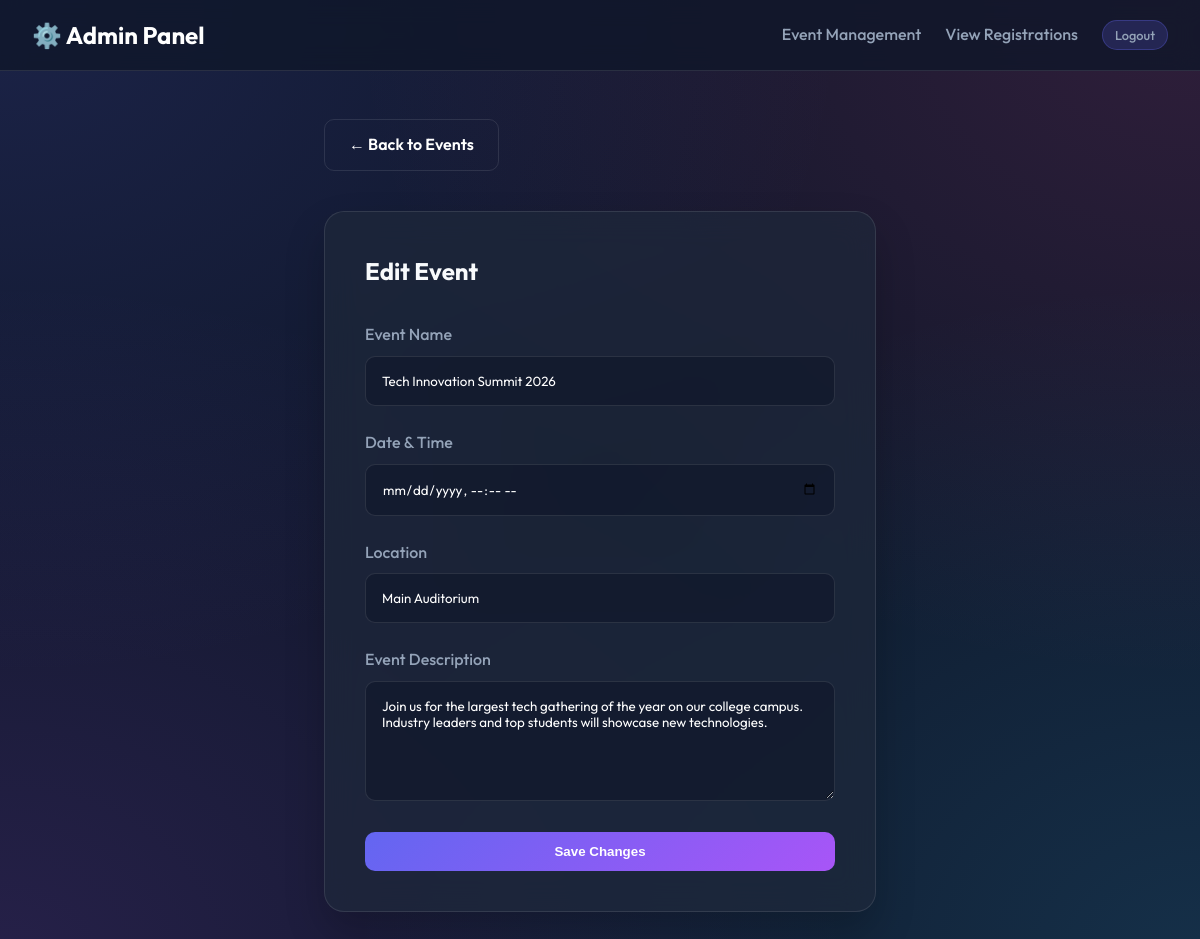
Screenshot of /admin/events/edit/1 (signed in) with the database file from the repository.
### app.py (models this page shows)
class Event(db.Model):
    id = db.Column(db.Integer, primary_key=True)
    name = db.Column(db.String(100), nullable=False)
    description = db.Column(db.Text, nullable=False)
    date = db.Column(db.String(50), nullable=False)
    location = db.Column(db.String(100), nullable=False)
    registrations = db.relationship('Registration', backref='event', lazy=True, cascade="all, delete-orphan")

### app.py (the view, shortened to what this page needs)
@app.route('/admin/events/edit/<int:event_id>', methods=['GET', 'POST'])
@login_required
def admin_events_edit(event_id):
    event = Event.query.get_or_404(event_id)
    return render_template('admin_event_form.html', event=event)

### app.py (called while the page is built)
def login_required(f):
    @wraps(f)
    def decorated_function(*args, **kwargs):
        if not session.get('logged_in'):
            return redirect(url_for('admin_login'))
        return f(*args, **kwargs)
    return decorated_function

### templates/admin_event_form.html (shortened to what this page needs)
<!DOCTYPE html>
<html lang="en">
<head>
  <link rel="stylesheet" href="{{ url_for('static', filename='style.css') }}">
</head>
<body>
  <nav class="navbar">
    <a href="/admin/events" class="nav-brand">⚙️ Admin Panel</a>
    <div class="nav-links">
      <a href="/admin/events">Event Management</a>
      <a href="/admin/registrations">View Registrations</a>
      <a href="/admin/logout" class="badge">Logout</a>
    </div>
  </nav>
  <div class="container narrow">
    <a href="/admin/events" class="btn btn-secondary" style="margin-bottom: 2rem; display: inline-block;">← Back to Events</a>
    <div class="form-panel">
      <h2 style="margin-bottom: 2rem;">{% if event %}Edit Event{% else %}Create New Event{% endif %}</h2>
      <form action="{% if event %}{{ url_for('admin_events_edit', event_id=event.id) }}{% else %}{{ url_for('admin_events_new') }}{% endif %}" method="POST">
        <div class="form-group">
          <label for="name">Event Name</label>
          <input type="text" id="name" name="name" class="form-control" value="{{ event.name if event else '' }}" required placeholder="e.g. CodeFest 2026">
        </div>
        <div class="form-group">
          <label for="date">Date & Time</label>
          <input type="datetime-local" id="date" name="date" class="form-control" value="{{ event.date if event else '' }}" required>
        </div>
        <div class="form-group">
          <label for="location">Location</label>
          <input type="text" id="location" name="location" class="form-control" value="{{ event.location if event else '' }}" required placeholder="e.g. Main Auditorium">
        </div>
        <div class="form-group">
          <label for="description">Event Description</label>
          <textarea id="description" name="description" class="form-control" required placeholder="Describe what the event is about...">{{ event.description if event else '' }}</textarea>
        </div>
        <button type="submit" class="btn" style="width: 100%;">{% if event %}Save Changes{% else %}Create Event{% endif %}</button>
      </form>
    </div>
  </div>
</body>
</html>

### static/style.css (style rules this page uses)
:root { --primary: #6366f1; --primary-hover: #4f46e5; --bg-color: #0f172a; --panel-bg: rgba(30, 41, 59, 0.7); --text-main: #f8fafc; --text-muted: #94a3b8; --border-color: rgba(255, 255, 255, 0.1); --danger: #ef4444; --success: #10b981; }
* { margin: 0; padding: 0; box-sizing: border-box; }
body { font-family: 'Outfit', sans-serif; background-color: var(--bg-color); background-image: radial-gradient(at 0% 0%, rgba(99, 102, 241, 0.15) 0px, transparent 50%), radial-gradient(at 100% 0%, rgba(236, 72, 153, 0.15) 0px, transparent 50%), radial-gradient(at 100% 100%, rgba(56, 189, 248, 0.15) 0px, transparent 50%), radial-gradient(at 0% 100%, rgba(168, 85, 247, 0.15) 0px, transparent 50%); background-attachment: fixed; color: var(--text-main); line-height: 1.6; min-height: 100vh; }
.navbar { backdrop-filter: blur(12px); background-color: rgba(15, 23, 42, 0.8); border-bottom: 1px solid var(--border-color); padding: 1rem 2rem; display: flex; justify-content: space-between; align-items: center; position: sticky; top: 0; z-index: 100; }
.nav-brand { font-size: 1.5rem; font-weight: 700; color: #fff; text-decoration: none; display: flex; align-items: center; gap: 0.5rem; }
.nav-links { display: flex; gap: 1.5rem; align-items: center; }
.nav-links a { color: var(--text-muted); text-decoration: none; font-weight: 500; transition: color 0.3s ease; }
.container { max-width: 1200px; margin: 3rem auto; padding: 0 1.5rem; }
.container.narrow { max-width: 600px; }
.btn { display: inline-block; background: linear-gradient(135deg, var(--primary), #a855f7); color: #fff; padding: 0.75rem 1.5rem; border-radius: 10px; text-decoration: none; font-weight: 600; border: none; cursor: pointer; transition: all 0.3s ease; text-align: center; position: relative; overflow: hidden; }
.btn-secondary { background: transparent; border: 1px solid var(--border-color); color: #fff; }
.form-panel { background: var(--panel-bg); backdrop-filter: blur(16px); border: 1px solid var(--border-color); border-radius: 20px; padding: 2.5rem; box-shadow: 0 20px 40px rgba(0, 0, 0, 0.2); animation: scaleIn 0.5s ease-out; }
.form-group { margin-bottom: 1.5rem; }
.form-group label { display: block; margin-bottom: 0.5rem; font-weight: 500; color: var(--text-muted); }
.form-control { width: 100%; padding: 1rem; background: rgba(15, 23, 42, 0.6); border: 1px solid var(--border-color); border-radius: 10px; color: #fff; font-family: inherit; transition: all 0.3s ease; }
textarea.form-control { min-height: 120px; resize: vertical; }
.badge { display: inline-block; padding: 0.25rem 0.75rem; border-radius: 9999px; font-size: 0.8rem; font-weight: 600; background: rgba(99, 102, 241, 0.2); color: #a5b4fc; border: 1px solid rgba(99, 102, 241, 0.3); }

### rows the page displays
Event: name "Tech Innovation Summit 2026", location "Main Auditorium", description "Join us for the largest tech gathering of the year on our college campus. Industry leaders and top students will showcase new technologies."
